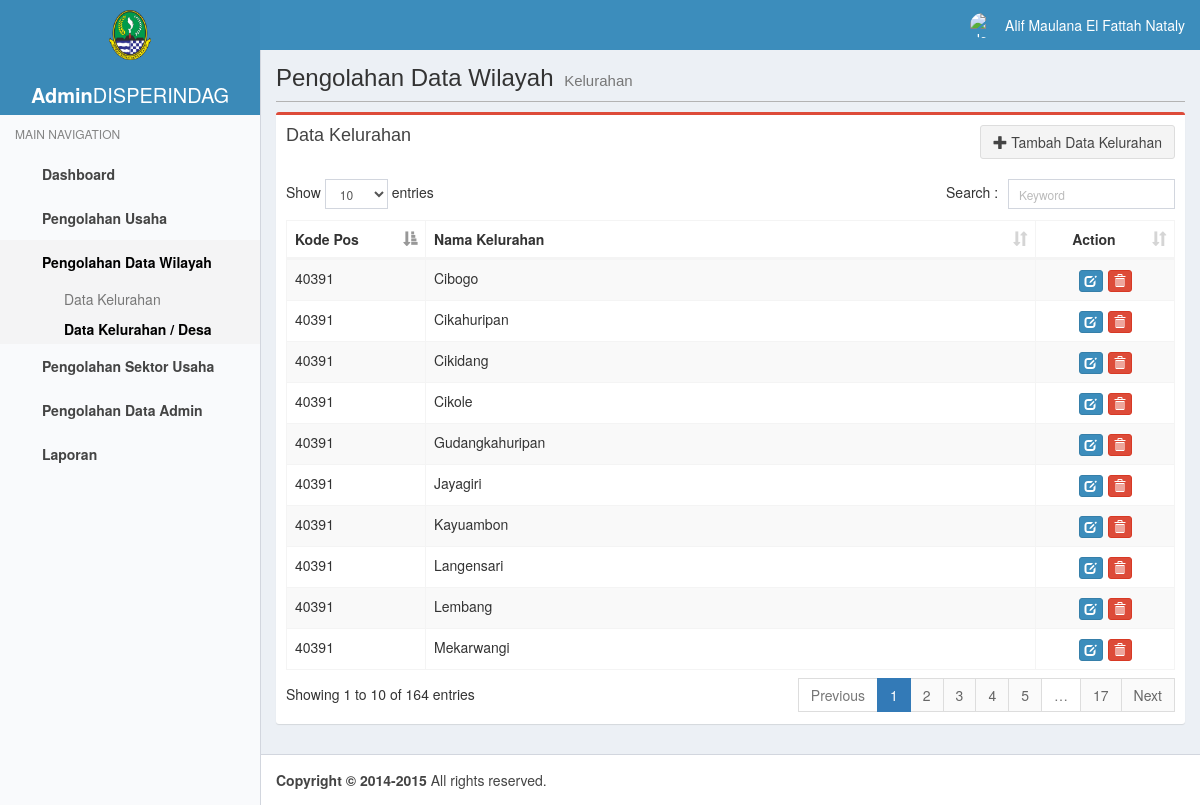
The app's page /admin/kelurahan.php (signed in) with its own data.
### tables this page shows
CREATE TABLE `kelurahan` (
  `idKelurahan` int(11) NOT NULL AUTO_INCREMENT,
  `namaKelurahan` varchar(20) DEFAULT NULL,
  `idKecamatan` int(11) DEFAULT NULL,
  PRIMARY KEY (`idKelurahan`),
  KEY `idKecamatan` (`idKecamatan`),
  CONSTRAINT `kelurahan_ibfk_1` FOREIGN KEY (`idKecamatan`) REFERENCES `kecamatan` (`idKecamatan`)
);

CREATE TABLE `kecamatan` (
  `idKecamatan` int(11) NOT NULL AUTO_INCREMENT,
  `namaKecamatan` varchar(20) DEFAULT NULL,
  `kodePos` varchar(5) DEFAULT NULL,
  PRIMARY KEY (`idKecamatan`)
);

### admin/includes/koneksi.php (called while the page is built, shortened)
<?php
class Koneksi
{
    private static $servername = 'localhost';
    private static $username = 'root';
    private static $password = '';
    private static $dbname = 'atolmap';
    static private $conn;
    static function getconn()
    {
        if (!static::$conn) {
            static::$conn = new mysqli(static::$servername, static::$username, static::$password, static::$dbname);
        }
        return static::$conn;
    }
}

### admin/model/kelurahan.php (called while the page is built, shortened)
<?php
class kelurahan
{
    function ambilData()
    {
        $sql = "SELECT idKelurahan, namaKelurahan, kelurahan.idKecamatan, kodePos " .
            "FROM kelurahan, kecamatan WHERE kelurahan.idKecamatan = kecamatan.idKecamatan";
        return Koneksi::getconn()->query($sql);
    }
}
?>

### admin/kelurahan.php (the view, shortened to what this page needs)
<?php
include("includes/koneksi.php");
include("model/kelurahan.php");
$data_kelurahan = new kelurahan();
$listKelurahan = $data_kelurahan->ambilData();
?>
<!DOCTYPE html>
<html>
<head>
    <?php include("includes/head.php") ?>
    <link href="plugins/datatables/dataTables.bootstrap.css" rel="stylesheet" type="text/css"/>
</head>
<body class="skin-blue-light sidebar-mini fixed">
<div class="wrapper">
    <header class="main-header">
        <a href="../admin/" class="logo">
            <span class="logo-lg">
                <img src="images/logo.png" alt="DISPERINDAG" align="center"/>
                <p><b>Admin</b>DISPERINDAG</p>
            </span>
        </a>
        <nav class="navbar navbar-static-top" role="navigation">
            <a href="#" class="sidebar-toggle" data-toggle="offcanvas" role="button">
            </a>
            <div class="navbar-custom-menu">
                <ul class="nav navbar-nav">
                    <li class="dropdown user user-menu">
                        <a href="#" class="dropdown-toggle" data-toggle="dropdown">
                            <img src="<?php echo $_SESSION['user_photo'] ?>" class="user-image" alt="User Image"/>
                            <span class="hidden-xs"><?php echo $_SESSION['user_name'] ?></span>
                        </a>
                    </li>
                </ul>
            </div>
        </nav>
    </header>
    <aside class="main-sidebar">
        <section class="sidebar">
            <ul class="sidebar-menu">
                <li class="header">MAIN NAVIGATION</li>
                <li>
                    <a href="/tubesatol/admin/">
                        <i class="fa fa-dashboard"></i> <span>Dashboard</span>
                    </a>
                </li>
                <li class="treeview">
                    <a href="#">
                        <i class="fa fa-pie-chart"></i>
                        <span>Pengolahan Usaha</span>
                        <i class="fa fa-angle-left pull-right"></i>
                    </a>
                </li>
                <li class="treeview active">
                    <a href="#">
                        <i class="fa fa-pie-chart"></i>
                        <span>Pengolahan Data Wilayah</span>
                        <i class="fa fa-angle-left pull-right"></i>
                    </a>
                    <ul class="treeview-menu">
                        <li><a href="kecamatan.php"><i class="fa fa-circle-o"></i> Data Kelurahan</a></li>
                        <li class="active"><a href="kelurahan.php"><i class="fa fa-circle-o"></i> Data Kelurahan / Desa</a>
                        </li>
                    </ul>
                </li>
                <li>
                    <a href="sektorusaha.php">
                        <i class="fa fa-dashboard"></i> <span>Pengolahan Sektor Usaha</span>
                    </a>
                </li>
                <li>
                    <a href="sektorusaha.php">
                        <i class="fa fa-dashboard"></i> <span>Pengolahan Data Admin</span>
                    </a>
                </li>
                <li>
                    <a href="#">
                        <i class="fa fa-dashboard"></i> <span>Laporan</span>
                    </a>
                </li>
            </ul>
        </section>
    </aside>
    <div class="content-wrapper">
        <section class="content-header">
            <h1>
                Pengolahan Data Wilayah
                <small>Kelurahan</small>
            </h1>
            <hr/>
        </section>
        <section class="content">
            <div class="row">
                <div class="col-xs-12">
                    <div class="box box-danger">
                        <div class="box-header">
                            <h3 class="box-title">Data Kelurahan</h3>
                            <button data-toggle="modal" data-target="#modalTambahKelurahan" style="cursor:pointer"
                                    type="submit" class="btn btn-default pull-right">
                                <span class="glyphicon glyphicon-plus"></span> Tambah Data Kelurahan
                            </button>
                        </div>
                        <div class="box-body">
                            <table id="dataKelurahan" class="table table-bordered table-striped">
                                <thead>
                                <tr>
                                    <th width="100px">Kode Pos</th>
                                    <th>Nama Kelurahan</th>
                                    <th width="100px">
                                        <div align="center">Action</div>
                                    </th>
                                </tr>
                                </thead>
                                <tbody>
                                <?php
                                while ($kelurahan = $listKelurahan->fetch_object()) {
                                    ?>
                                    <tr>
                                        <td><?php echo $kelurahan->kodePos; ?></td>
                                        <td><?php echo $kelurahan->namaKelurahan; ?></td>
                                        <td align="center">
                                            <div class="input-group inline">
                                                <button data-toggle="modal" data-target="#modalUbahKelurahan"
                                                        style="cursor:pointer" type="submit"
                                                        data-id="<?php echo $kelurahan->idKelurahan; ?>"
                                                        data-kodepos="<?php echo $kelurahan->kodePos; ?>"
                                                        data-namakelurahan="<?php echo $kelurahan->namaKelurahan; ?>"
                                                        data-idkecamatan="<?php echo $kelurahan->idKecamatan; ?>"
                                                        class="btn btn-primary btn-xs">
                                                    <span class="glyphicon glyphicon-edit"></span>
                                                </button>
                                                <button data-toggle="modal" data-target="#modalHapus"
                                                        data-id="<?php echo $kelurahan->idKelurahan; ?>"
                                                        style="margin-left: 5px; cursor:pointer" type="submit"
                                                        class="btn btn-danger btn-xs">
                                                    <span class="glyphicon glyphicon-trash"></span>
                                                </button>
                                            </div>
                                        </td>
                                    </tr>
                                <?php
                                }
                                ?>
                                </tbody>
                            </table>
                        </div>
                    </div>
                </div>
            </div>
        </section>
    </div>
    <footer class="main-footer">
        <strong>Copyright &copy; 2014-2015</strong> All rights reserved.
    </footer>
</div>
</body>
</html>

### admin/user_css/admin.css (style rules this page uses)
.content-header hr { margin-top: 10px; margin-bottom: 0px; border-top: 1px solid #B3B3B3; }
.main-footer { background: #fff; padding: 5px; padding-left: 15px; color: #444; border-top: 1px solid #d2d6de; }
.logo-lg img { height: 50px; margin: 10px; }

### records on screen
kelurahan: idKecamatan.kodePos "40391", namaKelurahan "Cibogo"
kelurahan: idKecamatan.kodePos "40391", namaKelurahan "Cikahuripan"
kelurahan: idKecamatan.kodePos "40391", namaKelurahan "Cikidang"
kelurahan: idKecamatan.kodePos "40391", namaKelurahan "Cikole"
kelurahan: idKecamatan.kodePos "40391", namaKelurahan "Gudangkahuripan"
kelurahan: idKecamatan.kodePos "40391", namaKelurahan "Jayagiri"
kelurahan: idKecamatan.kodePos "40391", namaKelurahan "Kayuambon"
kelurahan: idKecamatan.kodePos "40391", namaKelurahan "Langensari"
kelurahan: idKecamatan.kodePos "40391", namaKelurahan "Lembang"
kelurahan: idKecamatan.kodePos "40391", namaKelurahan "Mekarwangi"

### other values on screen
$_SESSION['user_name'] "Alif Maulana El Fattah Nataly"
